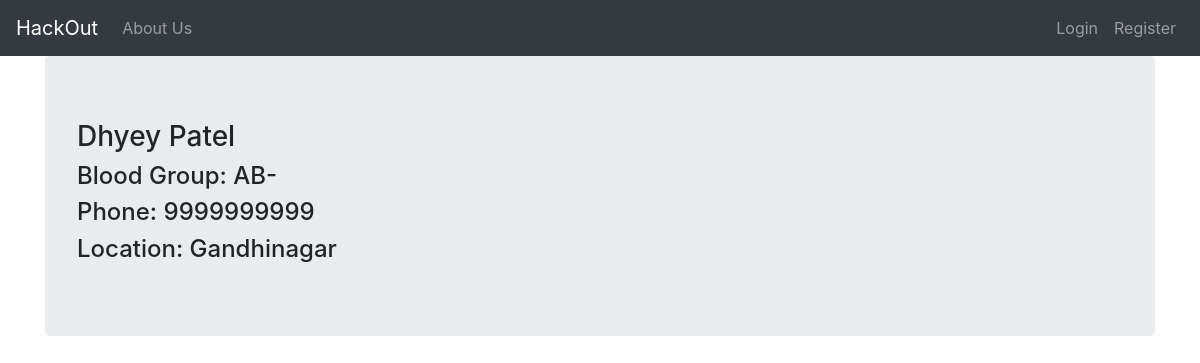
Page /donors/4 on the committed database.
### donors/models.py (models this page shows, shortened)
class Donor(models.Model):
    user = models.OneToOneField(
        User, on_delete=models.CASCADE, primary_key=True)
    blood_group = models.CharField(max_length=5)
    phone = models.BigIntegerField()
    location = models.CharField(max_length=300)

### donors/views.py (the view)
# urls.py: path('<int:pk>', DonorDetailView.as_view(), name="donor-detail"),
class DonorDetailView(DetailView, LoginRequiredMixin):
    model = Donor
    template_name = "donors/donor_detail.html"

### donors/templates/donors/donor_detail.html
{% extends 'donors/base.html' %}
{% block content %}
    <div class="jumbotron">
        <h3>{{donor.user.first_name}} {{donor.user.last_name}}</h3>
        <h4>Blood Group: {{donor.blood_group}}</h4>
        <h4>Phone: {{donor.phone}}</h4>
        <h4>Location: {{donor.location}}</h4>
    </div>
{% endblock content %}

### rows in the picture
Donor: user.first_name "Dhyey", user.last_name "Patel", blood_group "AB-", phone "9999999999", location "Gandhinagar"
